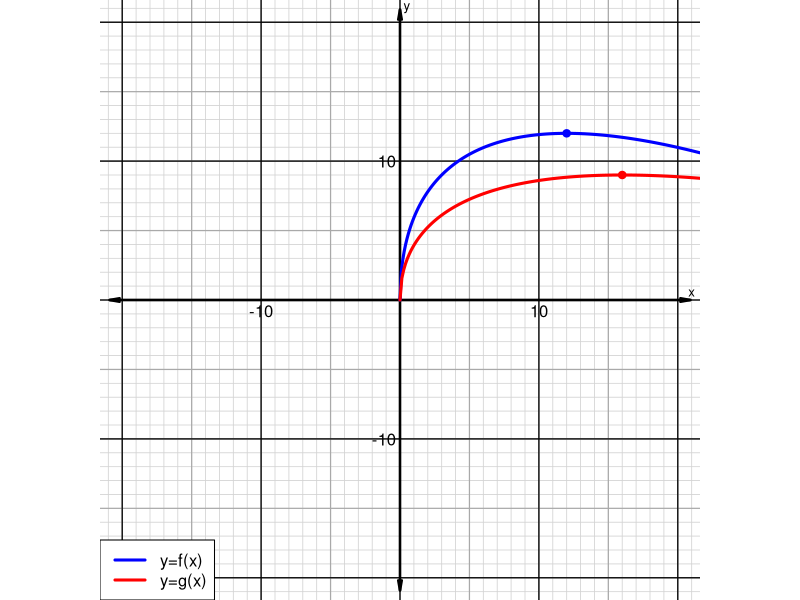

Reproduce this figure in R.
## ---- chunk 1

x = seq(0,50,0.1)
y = sqrt(48*x)-x

xp = 12
yp = 12

poss = c(-3/2,-4/3,-3/4,-2/3,2/3,3/4,4/3,3/2)
sposs = c("-3/2","-4/3","-3/4","-2/3","2/3","3/4","4/3","3/2")
fposs = c("\\frac{-3}{2}","\\frac{-4}{3}","\\frac{-3}{4}","\\frac{-2}{3}",
          "\\frac{2}{3}","\\frac{3}{4}","\\frac{4}{3}","\\frac{3}{2}")
hposs = c("\\frac{-2}{3}","\\frac{-3}{4}","\\frac{-4}{3}","\\frac{-3}{2}",
          "\\frac{3}{2}","\\frac{4}{3}","\\frac{3}{4}","\\frac{2}{3}")

wa = sample(1:length(poss),1)
wb = sample(1:length(poss),1)

a = poss[wa]
b = poss[wb]

x2 = x/b
y2 = y*a

xp2 = round(xp/b)
yp2 = round(yp*a)

sol1 = paste0(1*(wa==1:length(poss)),collapse="")
sol2 = paste0(1*(wb==1:length(poss)),collapse="")

al = paste0("* ",sposs,collapse="\n")

## ---- chunk 2
par(mar=c(0,0,0,0),pty="s")
plot(0,0,"n",xlim=c(-20,20),ylim=c(-20,20),axes=F,ann=F)
for(i in -22:22){
    abline(h=i,col="lightgrey",lwd=0.8)
    abline(v=i,col="lightgrey",lwd=0.8)
}
for(i in seq(-20,20,5)){
    abline(h=i,col="darkgrey",lwd=1.2)
    abline(v=i,col="darkgrey",lwd=1.2)
}
for(i in seq(-20,20,10)){
    abline(h=i,col="black",lwd=1.2)
    abline(v=i,col="black",lwd=1.2)
}
arrows(-20.9,0,20.9,0,0.1,10,3,lwd=2.5)
arrows(0,-20.9,0,20.9,0.1,10,3,lwd=2.5)
lines(x,y,col="blue",lwd=3)
points(xp,yp,col="blue",pch=20,cex=1.5)
lines(x2,y2,col="red",lwd=3)
points(xp2,yp2,col="red",pch=20,cex=1.5)
text(10,-0.3,10,adj=c(0.5,1))
text(-10,-0.3,-10,adj=c(0.5,1))
text(-0.3,10,10,adj=c(1,0.5))
text(-0.3,-10,-10,adj=c(1,0.5))
text(21,0.5,"x",cex=0.8)
text(0.5,21,"y",cex=0.8)

xxx = c(x,x2)
yyy = c(y,y2)

adtl = min((xxx+10)^2+(yyy-10)^2)
adtr = min((xxx-10)^2+(yyy-10)^2)
adbl = min((xxx+10)^2+(yyy+10)^2)
adbr = min((xxx-10)^2+(yyy+10)^2)
ads = c(adtl,adtr,adbl,adbr)
iii = min(which(ads==max(ads)))

if(iii==1){
    legend("topleft",c("y=f(x)","y=g(x)"),col=c("blue","red"),lwd=c(3,3))
} else if(iii==2){
    legend("topright",c("y=f(x)","y=g(x)"),col=c("blue","red"),lwd=c(3,3))
} else if(iii==3){
    legend("bottomleft",c("y=f(x)","y=g(x)"),col=c("blue","red"),lwd=c(3,3))
} else if(iii==4){
    legend("bottomright",c("y=f(x)","y=g(x)"),col=c("blue","red"),lwd=c(3,3))
}
